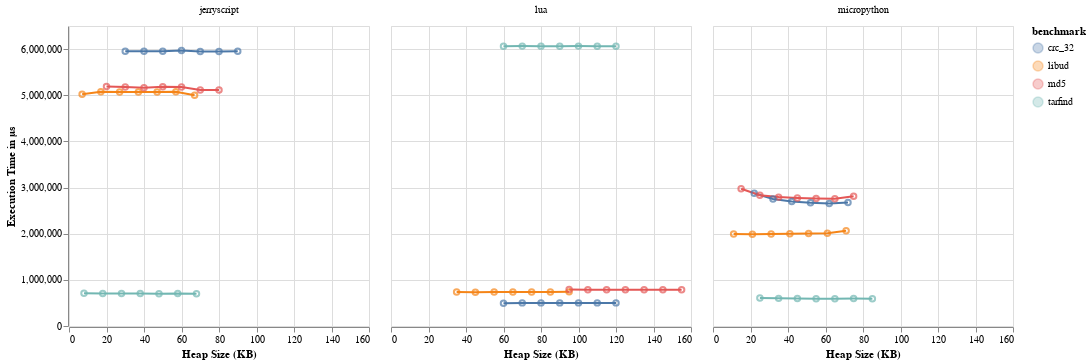

Notebook source saved alongside this figure:
### Code cell
chart = alt.Chart(heap_bench_df.filter(pl.col("benchmark") != "xgboost")).encode(
    alt.X("heap in kb", title="Heap Size (KB)"),
    alt.Y("execution_time_us", title="Execution Time in µs"),
    alt.YError("execution_time_us_std"),
    alt.Color("benchmark")
)

(chart.mark_line() + chart.mark_errorband() + chart.mark_point()) \
.facet(
    column= alt.Column("environment", title="")
).display(scaleFactor=2)

### Figure 1 — Vega-Lite specification as saved in the notebook (floating-point values rounded to 4 significant figures)
{"config": {"view": {"continuousWidth": 300, "continuousHeight": 300}}, "data": {"name": "data-f355de8a8c05fa990f8585c5b6680167"}, "facet": {"column": {"field": "environment", "title": "", "type": "nominal"}}, "spec": {"layer": [{"mark": {"type": "line"}, "encoding": {"color": {"field": "benchmark", "type": "nominal"}, "x": {"field": "heap in kb", "title": "Heap Size (KB)", "type": "quantitative"}, "y": {"field": "execution_time_us", "title": "Execution Time in µs", "type": "quantitative"}, "yError": {"field": "execution_time_us_std"}}}, {"mark": {"type": "errorband"}, "encoding": {"color": {"field": "benchmark", "type": "nominal"}, "x": {"field": "heap in kb", "title": "Heap Size (KB)", "type": "quantitative"}, "y": {"field": "execution_time_us", "title": "Execution Time in µs", "type": "quantitative"}, "yError": {"field": "execution_time_us_std"}}}, {"mark": {"type": "point"}, "encoding": {"color": {"field": "benchmark", "type": "nominal"}, "x": {"field": "heap in kb", "title": "Heap Size (KB)", "type": "quantitative"}, "y": {"field": "execution_time_us", "title": "Execution Time in µs", "type": "quantitative"}, "yError": {"field": "execution_time_us_std"}}}]}, "$schema": "https://vega.github.io/schema/vega-lite/v5.20.1.json", "datasets": {"data-f355de8a8c05fa990f8585c5b6680167": [{"benchmark": "libud", "board": "adafruit-feather-nrf52840-sense", "environment": "lua", "heap in kb": 55, "execution_time_us": 734600.0, "execution_time_us_std": 830.4}, {"benchmark": "tarfind", "board": "adafruit-feather-nrf52840-sense", "environment": "jerryscript", "heap in kb": 28, "execution_time_us": 705300.0, "execution_time_us_std": 759.6}, {"benchmark": "crc_32", "board": "adafruit-feather-nrf52840-sense", "environment": "jerryscript", "heap in kb": 80, "execution_time_us": 5948000.0, "execution_time_us_std": 0.4472}, {"benchmark": "tarfind", "board": "adafruit-feather-nrf52840-sense", "environment": "micropython", "heap in kb": 75, "execution_time_us": 593500.0, "execution_time_us_std": 0.5477}, {"benchmark": "crc_32", "board": "adafruit-feather-nrf52840-sense", "environment": "micropython", "heap in kb": 22, "execution_time_us": 2878000.0, "execution_time_us_std": 0.0}, {"benchmark": "libud", "board": "adafruit-feather-nrf52840-sense", "environment": "micropython", "heap in kb": 71, "execution_time_us": 2065000.0, "execution_time_us_std": 0.0}, {"benchmark": "tarfind", "board": "adafruit-feather-nrf52840-sense", "environment": "micropython", "heap in kb": 45, "execution_time_us": 594700.0, "execution_time_us_std": 1.095}, {"benchmark": "crc_32", "board": "adafruit-feather-nrf52840-sense", "environment": "jerryscript", "heap in kb": 50, "execution_time_us": 5954000.0, "execution_time_us_std": 0.0}, {"benchmark": "crc_32", "board": "adafruit-feather-nrf52840-sense", "environment": "lua", "heap in kb": 90, "execution_time_us": 501000.0, "execution_time_us_std": 0.5477}, {"benchmark": "libud", "board": "adafruit-feather-nrf52840-sense", "environment": "jerryscript", "heap in kb": 27, "execution_time_us": 5068000.0, "execution_time_us_std": 0.5477}, {"benchmark": "md5", "board": "adafruit-feather-nrf52840-sense", "environment": "lua", "heap in kb": 155, "execution_time_us": 784400.0, "execution_time_us_std": 4.087}, {"benchmark": "tarfind", "board": "adafruit-feather-nrf52840-sense", "environment": "micropython", "heap in kb": 85, "execution_time_us": 592300.0, "execution_time_us_std": 0.5477}, {"benchmark": "tarfind", "board": "adafruit-feather-nrf52840-sense", "environment": "micropython", "heap in kb": 25, "execution_time_us": 606600.0, "execution_time_us_std": 0.4472}, {"benchmark": "tarfind", "board": "adafruit-feather-nrf52840-sense", "environment": "lua", "heap in kb": 110, "execution_time_us": 6063000.0, "execution_time_us_std": 1087.0}, {"benchmark": "tarfind", "board": "adafruit-feather-nrf52840-sense", "environment": "micropython", "heap in kb": 55, "execution_time_us": 589900.0, "execution_time_us_std": 1.0}, {"benchmark": "libud", "board": "adafruit-feather-nrf52840-sense", "environment": "jerryscript", "heap in kb": 57, "execution_time_us": 5077000.0, "execution_time_us_std": 0.5477}, {"benchmark": "crc_32", "board": "adafruit-feather-nrf52840-sense", "environment": "jerryscript", "heap in kb": 40, "execution_time_us": 5955000.0, "execution_time_us_std": 0.4472}, {"benchmark": "libud", "board": "adafruit-feather-nrf52840-sense", "environment": "lua", "heap in kb": 75, "execution_time_us": 738900.0, "execution_time_us_std": 655.8}, {"benchmark": "tarfind", "board": "adafruit-feather-nrf52840-sense", "environment": "jerryscript", "heap in kb": 58, "execution_time_us": 706000.0, "execution_time_us_std": 729.3}, {"benchmark": "md5", "board": "adafruit-feather-nrf52840-sense", "environment": "lua", "heap in kb": 145, "execution_time_us": 784200.0, "execution_time_us_std": 0.4472}, {"benchmark": "tarfind", "board": "adafruit-feather-nrf52840-sense", "environment": "lua", "heap in kb": 70, "execution_time_us": 6064000.0, "execution_time_us_std": 1657.0}, {"benchmark": "md5", "board": "adafruit-feather-nrf52840-sense", "environment": "micropython", "heap in kb": 35, "execution_time_us": 2792000.0, "execution_time_us_std": 0.0}, {"benchmark": "tarfind", "board": "adafruit-feather-nrf52840-sense", "environment": "jerryscript", "heap in kb": 8, "execution_time_us": 710900.0, "execution_time_us_std": 465.0}, {"benchmark": "crc_32", "board": "adafruit-feather-nrf52840-sense", "environment": "lua", "heap in kb": 60, "execution_time_us": 495400.0, "execution_time_us_std": 0.0}, {"benchmark": "crc_32", "board": "adafruit-feather-nrf52840-sense", "environment": "jerryscript", "heap in kb": 90, "execution_time_us": 5954000.0, "execution_time_us_std": 0.5477}, {"benchmark": "crc_32", "board": "adafruit-feather-nrf52840-sense", "environment": "lua", "heap in kb": 80, "execution_time_us": 501000.0, "execution_time_us_std": 0.5477}, {"benchmark": "crc_32", "board": "adafruit-feather-nrf52840-sense", "environment": "lua", "heap in kb": 100, "execution_time_us": 501000.0, "execution_time_us_std": 0.4472}, {"benchmark": "libud", "board": "adafruit-feather-nrf52840-sense", "environment": "jerryscript", "heap in kb": 37, "execution_time_us": 5068000.0, "execution_time_us_std": 0.0}, {"benchmark": "md5", "board": "adafruit-feather-nrf52840-sense", "environment": "jerryscript", "heap in kb": 70, "execution_time_us": 5115000.0, "execution_time_us_std": 0.5477}, {"benchmark": "libud", "board": "adafruit-feather-nrf52840-sense", "environment": "jerryscript", "heap in kb": 67, "execution_time_us": 4998000.0, "execution_time_us_std": 0.4472}, {"benchmark": "crc_32", "board": "adafruit-feather-nrf52840-sense", "environment": "micropython", "heap in kb": 62, "execution_time_us": 2652000.0, "execution_time_us_std": 3.194}, {"benchmark": "tarfind", "board": "adafruit-feather-nrf52840-sense", "environment": "jerryscript", "heap in kb": 48, "execution_time_us": 699700.0, "execution_time_us_std": 672.6}, {"benchmark": "crc_32", "board": "adafruit-feather-nrf52840-sense", "environment": "lua", "heap in kb": 120, "execution_time_us": 501000.0, "execution_time_us_std": 0.5477}, {"benchmark": "libud", "board": "adafruit-feather-nrf52840-sense", "environment": "lua", "heap in kb": 65, "execution_time_us": 735200.0, "execution_time_us_std": 2144.0}, {"benchmark": "tarfind", "board": "adafruit-feather-nrf52840-sense", "environment": "micropython", "heap in kb": 65, "execution_time_us": 588800.0, "execution_time_us_std": 0.5477}, {"benchmark": "libud", "board": "adafruit-feather-nrf52840-sense", "environment": "micropython", "heap in kb": 21, "execution_time_us": 1990000.0, "execution_time_us_std": 0.4472}, {"benchmark": "libud", "board": "adafruit-feather-nrf52840-sense", "environment": "micropython", "heap in kb": 61, "execution_time_us": 2009000.0, "execution_time_us_std": 0.5477}, {"benchmark": "md5", "board": "adafruit-feather-nrf52840-sense", "environment": "micropython", "heap in kb": 75, "execution_time_us": 2812000.0, "execution_time_us_std": 1.304}, {"benchmark": "md5", "board": "adafruit-feather-nrf52840-sense", "environment": "micropython", "heap in kb": 55, "execution_time_us": 2762000.0, "execution_time_us_std": 1.732}, {"benchmark": "crc_32", "board": "adafruit-feather-nrf52840-sense", "environment": "micropython", "heap in kb": 32, "execution_time_us": 2754000.0, "execution_time_us_std": 0.5477}, {"benchmark": "crc_32", "board": "adafruit-feather-nrf52840-sense", "environment": "micropython", "heap in kb": 52, "execution_time_us": 2671000.0, "execution_time_us_std": 3.578}, {"benchmark": "crc_32", "board": "adafruit-feather-nrf52840-sense", "environment": "jerryscript", "heap in kb": 60, "execution_time_us": 5969000.0, "execution_time_us_std": 0.4472}, {"benchmark": "md5", "board": "adafruit-feather-nrf52840-sense", "environment": "jerryscript", "heap in kb": 50, "execution_time_us": 5184000.0, "execution_time_us_std": 0.0}, {"benchmark": "md5", "board": "adafruit-feather-nrf52840-sense", "environment": "jerryscript", "heap in kb": 80, "execution_time_us": 5111000.0, "execution_time_us_std": 0.5477}, {"benchmark": "crc_32", "board": "adafruit-feather-nrf52840-sense", "environment": "jerryscript", "heap in kb": 70, "execution_time_us": 5947000.0, "execution_time_us_std": 0.0}, {"benchmark": "libud", "board": "adafruit-feather-nrf52840-sense", "environment": "lua", "heap in kb": 85, "execution_time_us": 738600.0, "execution_time_us_std": 793.4}, {"benchmark": "tarfind", "board": "adafruit-feather-nrf52840-sense", "environment": "jerryscript", "heap in kb": 68, "execution_time_us": 696500.0, "execution_time_us_std": 474.8}, {"benchmark": "libud", "board": "adafruit-feather-nrf52840-sense", "environment": "jerryscript", "heap in kb": 47, "execution_time_us": 5068000.0, "execution_time_us_std": 0.4472}, {"benchmark": "libud", "board": "adafruit-feather-nrf52840-sense", "environment": "lua", "heap in kb": 95, "execution_time_us": 739500.0, "execution_time_us_std": 1244.0}, {"benchmark": "tarfind", "board": "adafruit-feather-nrf52840-sense", "environment": "lua", "heap in kb": 120, "execution_time_us": 6062000.0, "execution_time_us_std": 2476.0}, {"benchmark": "libud", "board": "adafruit-feather-nrf52840-sense", "environment": "lua", "heap in kb": 35, "execution_time_us": 736300.0, "execution_time_us_std": 678.1}, {"benchmark": "libud", "board": "adafruit-feather-nrf52840-sense", "environment": "micropython", "heap in kb": 41, "execution_time_us": 2001000.0, "execution_time_us_std": 0.5477}, {"benchmark": "md5", "board": "adafruit-feather-nrf52840-sense", "environment": "micropython", "heap in kb": 25, "execution_time_us": 2834000.0, "execution_time_us_std": 3.899}, {"benchmark": "libud", "board": "adafruit-feather-nrf52840-sense", "environment": "jerryscript", "heap in kb": 7, "execution_time_us": 5023000.0, "execution_time_us_std": 0.0}, {"benchmark": "libud", "board": "adafruit-feather-nrf52840-sense", "environment": "jerryscript", "heap in kb": 17, "execution_time_us": 5078000.0, "execution_time_us_std": 0.5477}, {"benchmark": "crc_32", "board": "adafruit-feather-nrf52840-sense", "environment": "lua", "heap in kb": 110, "execution_time_us": 501000.0, "execution_time_us_std": 0.5477}, {"benchmark": "md5", "board": "adafruit-feather-nrf52840-sense", "environment": "micropython", "heap in kb": 15, "execution_time_us": 2974000.0, "execution_time_us_std": 19.68}, {"benchmark": "md5", "board": "adafruit-feather-nrf52840-sense", "environment": "lua", "heap in kb": 105, "execution_time_us": 786400.0, "execution_time_us_std": 2.236}, {"benchmark": "md5", "board": "adafruit-feather-nrf52840-sense", "environment": "lua", "heap in kb": 95, "execution_time_us": 788700.0, "execution_time_us_std": 2.683}, {"benchmark": "tarfind", "board": "adafruit-feather-nrf52840-sense", "environment": "lua", "heap in kb": 90, "execution_time_us": 6063000.0, "execution_time_us_std": 1953.0}, {"benchmark": "libud", "board": "adafruit-feather-nrf52840-sense", "environment": "micropython", "heap in kb": 11, "execution_time_us": 1994000.0, "execution_time_us_std": 0.0}, {"benchmark": "tarfind", "board": "adafruit-feather-nrf52840-sense", "environment": "lua", "heap in kb": 80, "execution_time_us": 6064000.0, "execution_time_us_std": 2172.0}, {"benchmark": "crc_32", "board": "adafruit-feather-nrf52840-sense", "environment": "lua", "heap in kb": 70, "execution_time_us": 501000.0, "execution_time_us_std": 0.5477}, {"benchmark": "tarfind", "board": "adafruit-feather-nrf52840-sense", "environment": "lua", "heap in kb": 60, "execution_time_us": 6063000.0, "execution_time_us_std": 2387.0}, {"benchmark": "md5", "board": "adafruit-feather-nrf52840-sense", "environment": "jerryscript", "heap in kb": 20, "execution_time_us": 5190000.0, "execution_time_us_std": 0.0}, {"benchmark": "tarfind", "board": "adafruit-feather-nrf52840-sense", "environment": "jerryscript", "heap in kb": 18, "execution_time_us": 704900.0, "execution_time_us_std": 703.0}, {"benchmark": "libud", "board": "adafruit-feather-nrf52840-sense", "environment": "micropython", "heap in kb": 51, "execution_time_us": 2006000.0, "execution_time_us_std": 0.0}, {"benchmark": "crc_32", "board": "adafruit-feather-nrf52840-sense", "environment": "jerryscript", "heap in kb": 30, "execution_time_us": 5955000.0, "execution_time_us_std": 0.5477}, {"benchmark": "tarfind", "board": "adafruit-feather-nrf52840-sense", "environment": "jerryscript", "heap in kb": 38, "execution_time_us": 704100.0, "execution_time_us_std": 677.5}, {"benchmark": "crc_32", "board": "adafruit-feather-nrf52840-sense", "environment": "micropython", "heap in kb": 42, "execution_time_us": 2700000.0, "execution_time_us_std": 7.436}, {"benchmark": "tarfind", "board": "adafruit-feather-nrf52840-sense", "environment": "lua", "heap in kb": 100, "execution_time_us": 6064000.0, "execution_time_us_std": 1699.0}, {"benchmark": "md5", "board": "adafruit-feather-nrf52840-sense", "environment": "jerryscript", "heap in kb": 30, "execution_time_us": 5181000.0, "execution_time_us_std": 0.0}, {"benchmark": "md5", "board": "adafruit-feather-nrf52840-sense", "environment": "micropython", "heap in kb": 45, "execution_time_us": 2775000.0, "execution_time_us_std": 2.408}, {"benchmark": "md5", "board": "adafruit-feather-nrf52840-sense", "environment": "lua", "heap in kb": 125, "execution_time_us": 786000.0, "execution_time_us_std": 2.168}, {"benchmark": "md5", "board": "adafruit-feather-nrf52840-sense", "environment": "jerryscript", "heap in kb": 40, "execution_time_us": 5161000.0, "execution_time_us_std": 0.0}, {"benchmark": "md5", "board": "adafruit-feather-nrf52840-sense", "environment": "micropython", "heap in kb": 65, "execution_time_us": 2756000.0, "execution_time_us_std": 0.0}, {"benchmark": "libud", "board": "adafruit-feather-nrf52840-sense", "environment": "lua", "heap in kb": 45, "execution_time_us": 733700.0, "execution_time_us_std": 1072.0}, {"benchmark": "md5", "board": "adafruit-feather-nrf52840-sense", "environment": "lua", "heap in kb": 135, "execution_time_us": 784900.0, "execution_time_us_std": 2.168}, {"benchmark": "libud", "board": "adafruit-feather-nrf52840-sense", "environment": "micropython", "heap in kb": 31, "execution_time_us": 1994000.0, "execution_time_us_std": 0.0}, {"benchmark": "md5", "board": "adafruit-feather-nrf52840-sense", "environment": "lua", "heap in kb": 115, "execution_time_us": 784600.0, "execution_time_us_std": 1.517}, {"benchmark": "crc_32", "board": "adafruit-feather-nrf52840-sense", "environment": "micropython", "heap in kb": 72, "execution_time_us": 2675000.0, "execution_time_us_std": 1.225}, {"benchmark": "md5", "board": "adafruit-feather-nrf52840-sense", "environment": "jerryscript", "heap in kb": 60, "execution_time_us": 5181000.0, "execution_time_us_std": 0.4472}, {"benchmark": "tarfind", "board": "adafruit-feather-nrf52840-sense", "environment": "micropython", "heap in kb": 35, "execution_time_us": 598700.0, "execution_time_us_std": 0.8944}]}}
